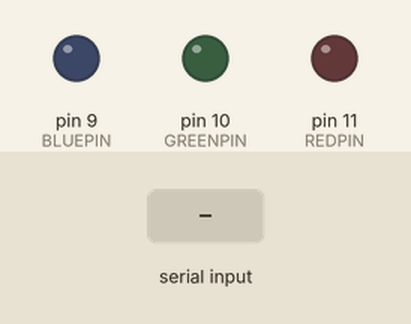
Bench run of a sketch on a simulated Arduino Uno, built with avr-gcc and run on an emulated ATmega328P. Parts: output pins drawn as LEDs (lit = HIGH). The test bench sets the inputs (shaded band).

Above: at 1.2 s.
1.3 s: "g\n" received over Serial
At 2.5 s:
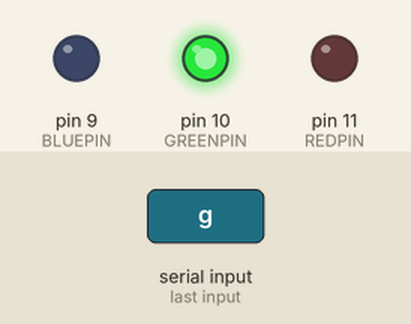
2.8 s: "r\n" received over Serial
At 3.7 s:
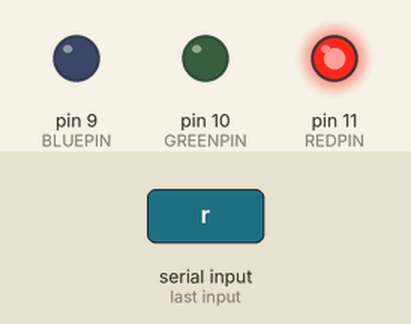
4.3 s: "b\n" received over Serial
At 4.9 s:
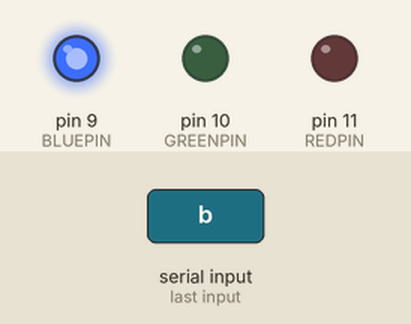
5.8 s: "w\n" received over Serial
At 7.0 s:
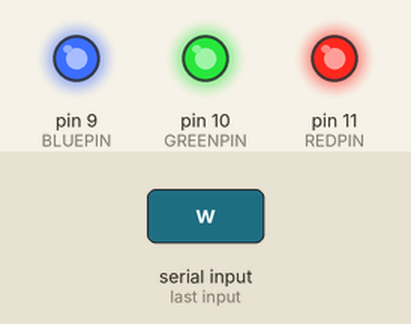
7.3 s: "v\n" received over Serial
At 8.4 s:
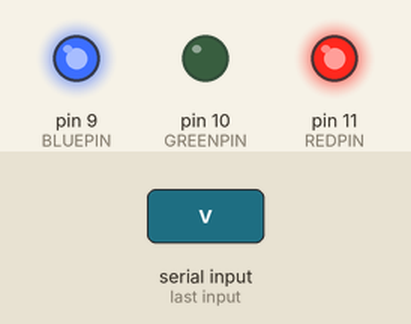
8.8 s: "c\n" received over Serial
At 9.5 s:
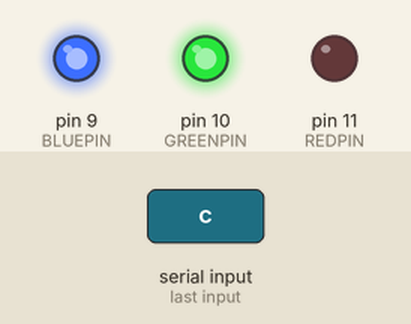
Timing chart, 0 to 11.3 s (numbered marks = the images above; inputs shaded):
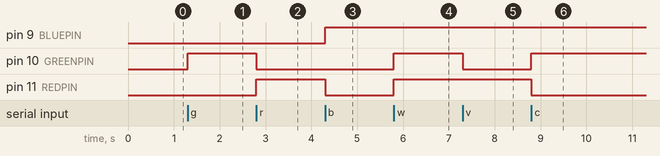

The sketch:

led_strip.ino
```cpp
String incominigByte;
const int REDPIN = 11;
const int GREENPIN = 10;
const int BLUEPIN = 9;

void setup() {
  Serial.begin(9600);
  pinMode(REDPIN, OUTPUT);
  pinMode(GREENPIN, OUTPUT);
  pinMode(BLUEPIN, OUTPUT);
}


void loop() {
  if (Serial.available() > 0 ){
    incominigByte = Serial.readStringUntil('\n');

    //color off
    if (incominigByte == "e"){
      digitalWrite(REDPIN, LOW);
      digitalWrite(GREENPIN, LOW);
      digitalWrite(BLUEPIN, LOW);
    }
    //color green
    if (incominigByte == "g"){
      digitalWrite(REDPIN, 0);
      digitalWrite(GREENPIN, 255);
      digitalWrite(BLUEPIN, 0);
    }
    //color red
    if (incominigByte == "r"){
      digitalWrite(REDPIN, 255);
      digitalWrite(GREENPIN, 0);
      digitalWrite(BLUEPIN, 0);
    }
    //color blue
    if (incominigByte == "b"){
      digitalWrite(REDPIN, 0);
      digitalWrite(GREENPIN, 0);
      digitalWrite(BLUEPIN, 255);
    }
    //color white
    if (incominigByte == "w"){
      digitalWrite(REDPIN, 255);
      digitalWrite(GREENPIN, 255);
      digitalWrite(BLUEPIN, 255);
    }
    //color violet
    if (incominigByte == "v"){
      digitalWrite(REDPIN, 102);
      digitalWrite(GREENPIN, 0);
      digitalWrite(BLUEPIN, 153);
    }
    //color cyan
    if (incominigByte == "c"){
      digitalWrite(REDPIN, 0);
      digitalWrite(GREENPIN, 255);
      digitalWrite(BLUEPIN, 255);
    }
    //color yellow
    if (incominigByte == "y"){
      digitalWrite(REDPIN, 255);
      digitalWrite(GREENPIN, 255);
      digitalWrite(BLUEPIN, 0);
    }
  }
}
```

Measured:
- after the input at 1.3 s, pin 10 (GREENPIN): LOW → HIGH at once
- after the input at 2.8 s, pin 10 (GREENPIN): HIGH → LOW at once; pin 11 (REDPIN): LOW → HIGH at once
- after the input at 4.3 s, pin 9 (BLUEPIN): LOW → HIGH at once; pin 11 (REDPIN): HIGH → LOW at once
- after the input at 5.8 s, pin 10 (GREENPIN), pin 11 (REDPIN): LOW → HIGH at once
- after the input at 7.3 s, pin 10 (GREENPIN): HIGH → LOW at once
- after the input at 8.8 s, pin 10 (GREENPIN): LOW → HIGH at once; pin 11 (REDPIN): HIGH → LOW at once
